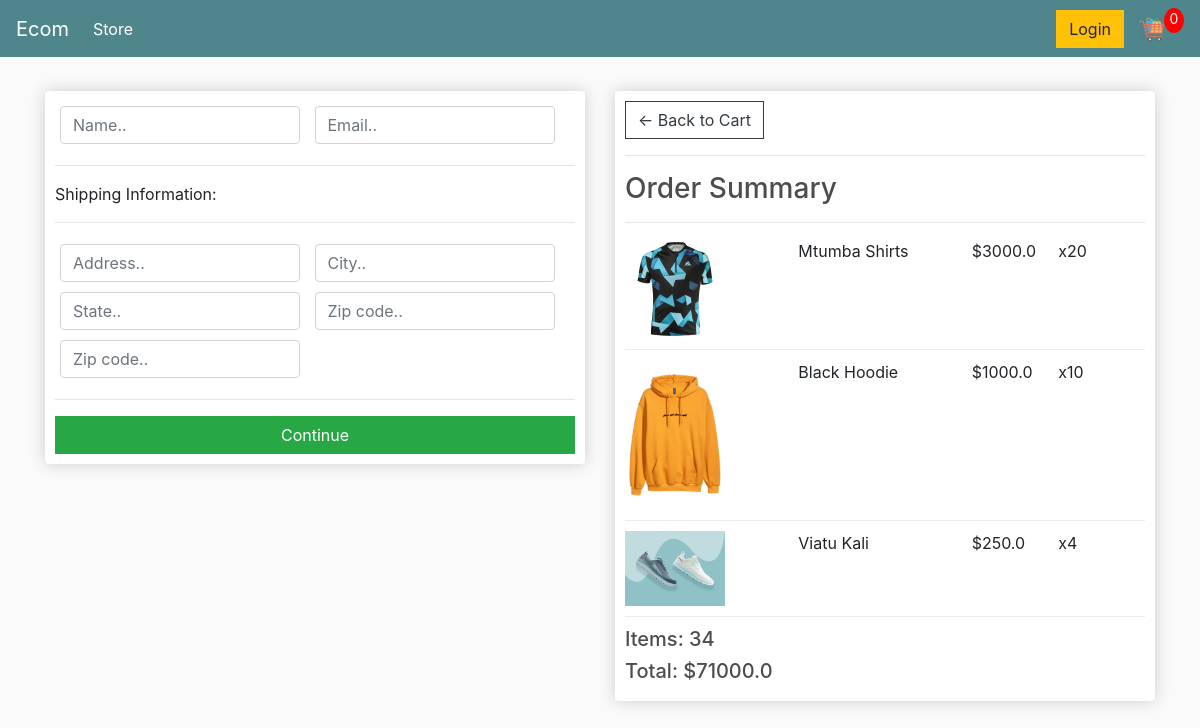
Screenshot of /checkout/ (signed in) with the database file from the repository.
### store/models.py (models this page shows, shortened)
class OrderItem(models.Model):
    product = models.ForeignKey(Product, on_delete=models.SET_NULL, null=True)
    order = models.ForeignKey(Order, on_delete=models.SET_NULL, null=True)
    quantity = models.IntegerField(default=0, null=True, blank=True)
    date_added = models.DateTimeField(auto_now_add=True)
    @property
    def get_total(self):
        total = self.product.price * self.quantity
        return total

class Product(models.Model):
    name = models.CharField(max_length=200, null=True)
    price = models.FloatField()
    image = models.ImageField(upload_to="images/products", blank=True, null=True)
    digital = models.BooleanField(default=False, null=True, blank=True)
    @property
    def imageURL(self):
        try:
            url = self.image.url
        except:
            url = ''
        return url

class Order(models.Model):
    customer = models.ForeignKey(Customer, on_delete=models.SET_NULL, blank=True, null=True)
    date_ordered = models.DateTimeField(auto_now_add=True)
    complete = models.BooleanField(default=False, null=True, blank=True)
    transaction_id = models.CharField(max_length=200, null=True)
    @property
    def get_cart_total(self):
        orderitems = self.orderitem_set.all()
        total = sum([item.get_total for item in orderitems])
        return total
    @property
    def get_cart_items(self):
        orderitems = self.orderitem_set.all()
        total = sum([item.quantity for item in orderitems])
        return total

### store/views.py (the view)
# urls.py: path("checkout/", views.checkout, name="checkout"),
def checkout(request):
    if request.user.is_authenticated:
        customer = request.user.customer
        order, created = Order.objects.get_or_create(customer=customer, complete=False)
        items = order.orderitem_set.all()
    else:
        items = []
        order = {
            'get_cart_total': 0,
            'get_cart_items': 0
        }
    context = {
        "items": items,
        "order": order
    }
    return render(request, "store/checkout.html", context)

### store/templates/store/checkout.html (shortened to what this page needs)
{% extends 'store/main.html' %}
{% load static %}
{% block content %}
     <div class="row">
		<div class="col-lg-6">
			<div class="box-element" id="form-wrapper">
				<form id="form">
					<div id="user-info">
						<div class="form-field">
							<input required class="form-control" type="text" name="name" placeholder="Name..">
						</div>
						<div class="form-field">
							<input required class="form-control" type="email" name="email" placeholder="Email..">
						</div>
					</div>
					<div id="shipping-info">
						<hr>
						<p>Shipping Information:</p>
						<hr>
						<div class="form-field">
							<input class="form-control" type="text" name="address" placeholder="Address..">
						</div>
						<div class="form-field">
							<input class="form-control" type="text" name="city" placeholder="City..">
						</div>
						<div class="form-field">
							<input class="form-control" type="text" name="state" placeholder="State..">
						</div>
						<div class="form-field">
							<input class="form-control" type="text" name="zipcode" placeholder="Zip code..">
						</div>
						<div class="form-field">
							<input class="form-control" type="text" name="country" placeholder="Zip code..">
						</div>
					</div>
					<hr>
					<input id="form-button" class="btn btn-success btn-block" type="submit" value="Continue">
				</form>
			</div>
			<br>
		</div>
		<div class="col-lg-6">
			<div class="box-element">
				<a  class="btn btn-outline-dark" href="{% url 'cart' %}">&#x2190; Back to Cart</a>
				<hr>
				<h3>Order Summary</h3>
				<hr>
{% for item in items %}
				<div class="cart-row">
					<div style="flex:2"><img class="row-image" src="{{ item.product.imageURL}}"></div>
					<div style="flex:2"><p>{{item.product.name}}</p></div>
					<div style="flex:1"><p>${{item.product.price}}</p></div>
					<div style="flex:1"><p>x{{item.quantity}}</p></div>
				</div>
{% endfor %}
				<h5>Items:   {{ order.get_cart_items}}</h5>
				<h5>Total:   ${{ order.get_cart_total }}</h5>
			</div>
		</div>
	</div>
{% endblock content %}

### static/css/main.css (style rules this page uses)
body { background-color: hsl(0, 0%, 98%); }
h1,h2,h3,h4,h5,h6 { color:hsl(0, 0%, 30%); }
.box-element { box-shadow:hsl(0, 0%, 80%) 0 0 16px; background-color: #fff; border-radius: 4px; padding: 10px; }
.col-lg-4, .col-lg-6, .col-lg-8, .col-lg-12 { margin-top: 10px; }
.btn { border-radius: 0; }
.row-image { width: 100px; }
.form-field { width:250px; display: inline-block; padding: 5px; }
.cart-row { display: flex; align-items: flex-stretch; padding-bottom: 10px; margin-bottom: 10px; border-bottom: 1px solid #ececec; }

### rows the page displays
OrderItem: product.imageURL (picture), product.name "Mtumba Shirts", product.price "3000.0", quantity "20"
OrderItem: product.imageURL (picture), product.name "Black Hoodie", product.price "1000.0", quantity "10"
OrderItem: product.imageURL (picture), product.name "Viatu Kali", product.price "250.0", quantity "4"
Order: get_cart_items "34", get_cart_total "71000.0"
